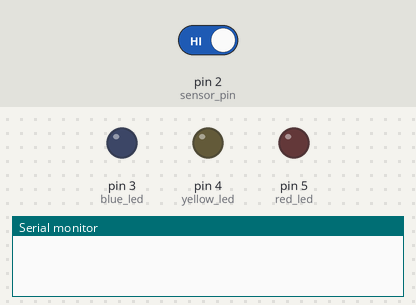
A sketch run on a simulated Arduino Uno, built with avr-gcc and run on an emulated ATmega328P. Parts: output pins drawn as LEDs (lit = HIGH), the last lines printed to the serial monitor. Inputs (shaded band) come from the test bench; at power-on: pin 2 (sensor_pin) HIGH.

Above: at 1.2 s.
1.3 s: pin 2 (sensor_pin) driven LOW
At 2.1 s:
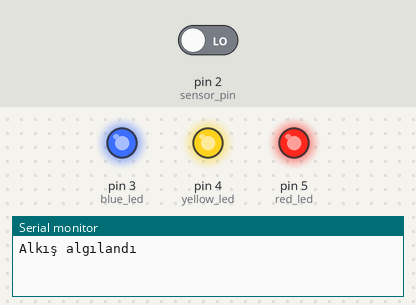
2.8 s: pin 2 (sensor_pin) driven HIGH
At 3.7 s:
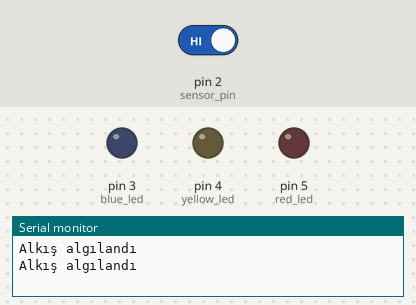
Timing chart, 0 to 5.8 s (numbered marks = the images above; inputs shaded):
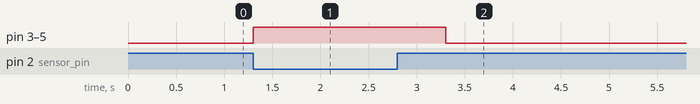

Measured:
- after the input at 1.3 s, pin 3 (blue_led), pin 4 (yellow_led), pin 5 (red_led): LOW → HIGH at once
- after the input at 2.8 s, pin 3 (blue_led), pin 4 (yellow_led), pin 5 (red_led): HIGH → LOW after 0.50 s

The sketch:

voice-sensor.ino
```cpp
int sensor_pin = 2;
int blue_led = 3;
int yellow_led = 4;
int red_led = 5;

void setup() {
  pinMode(sensor_pin, INPUT);
  pinMode(blue_led, OUTPUT);
  pinMode(yellow_led, OUTPUT);
  pinMode(red_led, OUTPUT);
  Serial.begin(9600);

}

void loop() {
  int sensorData = digitalRead(sensor_pin);
  if(sensorData == LOW)
  {
    Serial.println("Alkış algılandı");
    digitalWrite(blue_led, HIGH);
    digitalWrite(yellow_led, HIGH);
    digitalWrite(red_led, HIGH);
    delay(1000);
  }
  else
  {
    digitalWrite(blue_led, LOW);
    digitalWrite(yellow_led, LOW);
    digitalWrite(red_led, LOW);
  }
}
```
